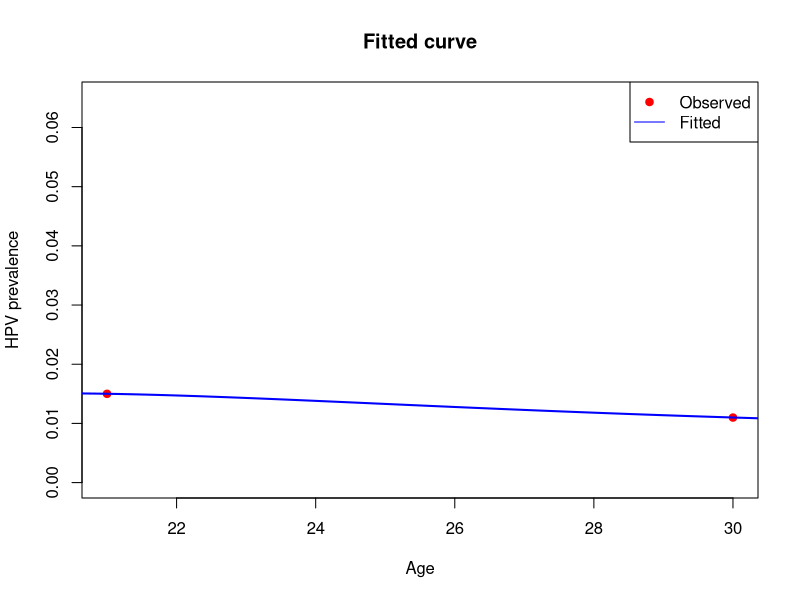

Reproduce this figure in R. (Note: this script raises an error after producing the figure.)
x <- c(21, 30)              
n_total <- c(200, 182)      
y_infected <- round(c(3, 2))

x0 <- 14                              
n_power <- 1                         
f_model <- function(x, A, B, C) {
  d <- x - x0
  B + (A * d^n_power - B) * exp(-C * d)
}

neg_log_likelihood <- function(par) {
  A <- par[1]
  B <- par[2]
  C <- par[3]
  
  p <- f_model(x, A, B, C)
  p <- pmax(pmin(p, 1 - 1e-6), 1e-6)  
  
  -sum(y_infected * log(p) + (n_total - y_infected) * log(1 - p))
}

result <- optim(
  par = c(0.01, 0.1, 0.1),       
  fn = neg_log_likelihood,      
  method = "BFGS"
)

cat("A =", result$par[1], "\n")
cat("B =", result$par[2], "\n")
cat("C =", result$par[3], "\n")
curve_x <- seq(14, 40, length.out = 200)
fitted_p <- f_model(curve_x, result$par[1], result$par[2], result$par[3])

plot(x, y_infected / n_total, col = "red", pch = 19,
     ylim = c(0, max(y_infected / n_total, fitted_p) + 0.05),
     xlab = "Age", ylab = "HPV prevalence",
     main = "Fitted curve")
lines(curve_x, fitted_p, col = "blue", lwd = 2)
legend("topright", legend = c("Observed", "Fitted"),
       col = c("red", "blue"), pch = c(19, NA), lty = c(NA, 1))


x <- c(21, 30)              
n_total <- c(200, 182)      
y_infected <- round(c(3, 2))


x <- c(21, 30)                 
n_total <-c(200, 182)      
y_infected <- round(c(3, 2))

x0 <- 14                              
n_power <- 2                         
f_model <- function(x, A, B, C) {
  d <- x - x0
  B + (A * d^n_power - B) * exp(-C * d)
}

neg_log_likelihood <- function(par) {
  A <- par[1]
  B <- par[2]
  C <- par[3]
  
  p <- f_model(x, A, B, C)
  p <- pmax(pmin(p, 1 - 1e-6), 1e-6)  
  
  -sum(y_infected * log(p) + (n_total - y_infected) * log(1 - p))
}

result <- optim(
  par = c(0.01, 0.1, 0.1),
  fn = neg_log_likelihood,
  method = "BFGS",
  hessian = TRUE
)

par_hat <- result$par
cov_matrix <- solve(result$hessian)

ages <- 20:27
n_new <- 319  

pred_df <- data.frame(
  Age = ages,
  Predicted_Prevalence = NA,
  CI_Lower = NA,
  CI_Upper = NA,
  Predicted_Infections = NA
)

for (i in seq_along(ages)) {
  x_new <- ages[i]
  d <- x_new - x0
  A <- par_hat[1]; B <- par_hat[2]; C <- par_hat[3]
  
  p_hat <- f_model(x_new, A, B, C)
  p_hat <- pmax(pmin(p_hat, 1 - 1e-6), 1e-6)
  
  grad <- numeric(3)
  grad[1] <- d^n_power * exp(-C * d)
  grad[2] <- 1 - exp(-C * d)
  grad[3] <- -(A * d^n_power - B) * d * exp(-C * d)
  
  var_pred <- t(grad) %*% cov_matrix %*% grad
  se_pred <- sqrt(var_pred)
  
  # CI
  ci_lower <- p_hat - 1.96 * se_pred
  ci_upper <- p_hat + 1.96 * se_pred
  ci_lower <- pmax(ci_lower, 0)
  ci_upper <- pmin(ci_upper, 1)
  
  pred_df$Predicted_Prevalence[i] <- round(p_hat, 4)
  pred_df$CI_Lower[i] <- round(ci_lower, 4)
  pred_df$CI_Upper[i] <- round(ci_upper, 4)
  pred_df$Predicted_Infections[i] <- round(p_hat * n_new, 2)
}

print(pred_df)


age_seq <- 18:35
newdata <- data.frame(x = age_seq, n = 1)
posterior_preds <- posterior_epred(fit_brm, newdata = newdata)
f_mean <- apply(posterior_preds, 2, mean)
f_lower <- apply(posterior_preds, 2, quantile, probs = 0.025)
f_upper <- apply(posterior_preds, 2, quantile, probs = 0.975)
result_df <- data.frame(
  Age = age_seq,
  Predicted_Prevalence = round(f_mean, 4),
  Lower_95_CI = round(f_lower, 4),
  Upper_95_CI = round(f_upper, 4)
)
print(result_df, row.names = FALSE)


plot(age_seq, f_mean, type = "l", lwd = 2, col = "black",
     ylim = c(0, max(f_upper) + 0.05),
     xlab = "Age", ylab = "Predicted HPV Prevalence",
     main = "HPV Prevalence Prediction (brms + MLE overlay)")

polygon(c(age_seq, rev(age_seq)),
        c(f_lower, rev(f_upper)),
        col = rgb(0.7, 0.7, 0.7, 0.4), border = NA)

lines(age_seq, f_mean, col = "black", lwd = 2)

points(df$x, df$y / df$n, col = "blue", pch = 19)

legend("topright", legend = c("Predicted", "Observed", "95% CI"),
       col = c("black", "blue", rgb(0.7, 0.7, 0.7, 0.4)),
       pch = c(NA, 19, NA), lty = c(1, NA, NA), lwd = c(2, NA, NA),
       pt.cex = 1.2, bty = "n")


